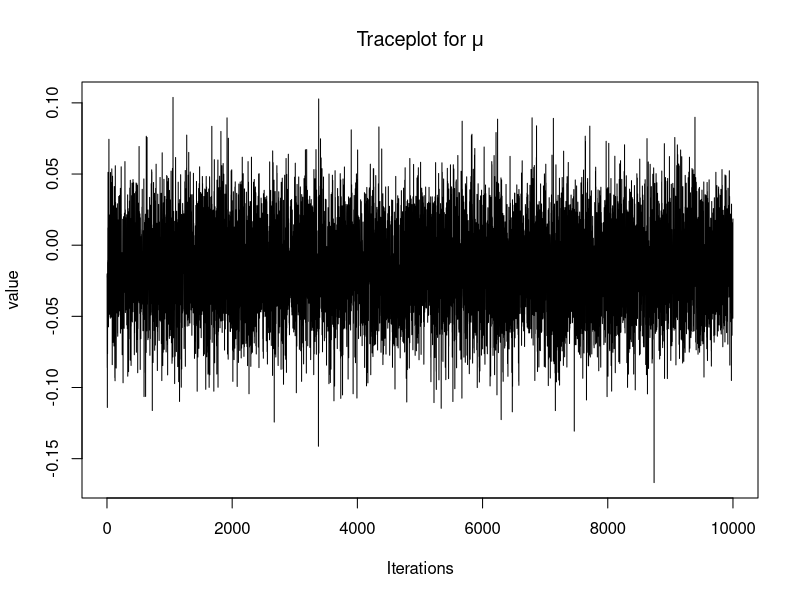
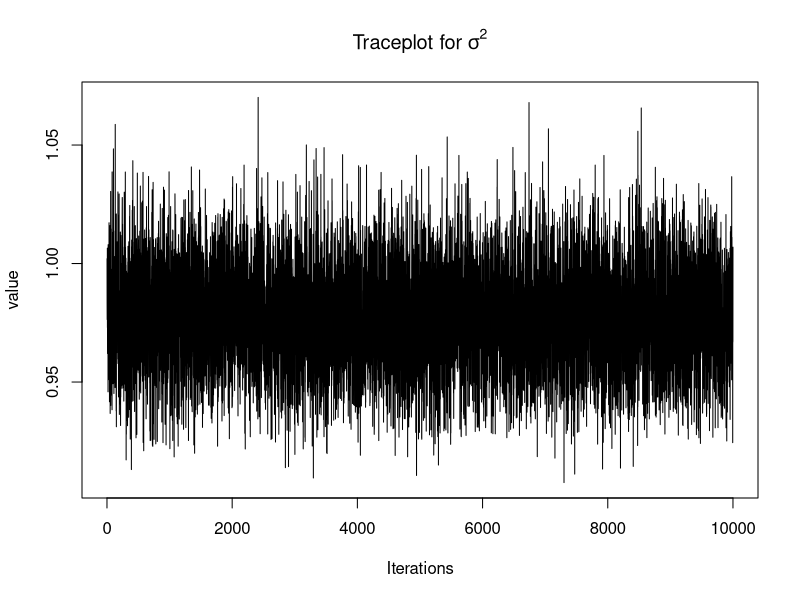
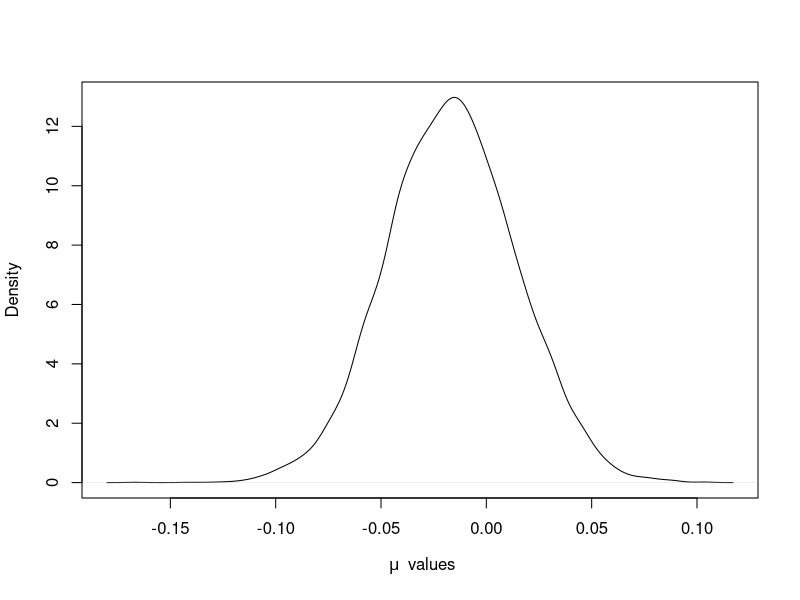
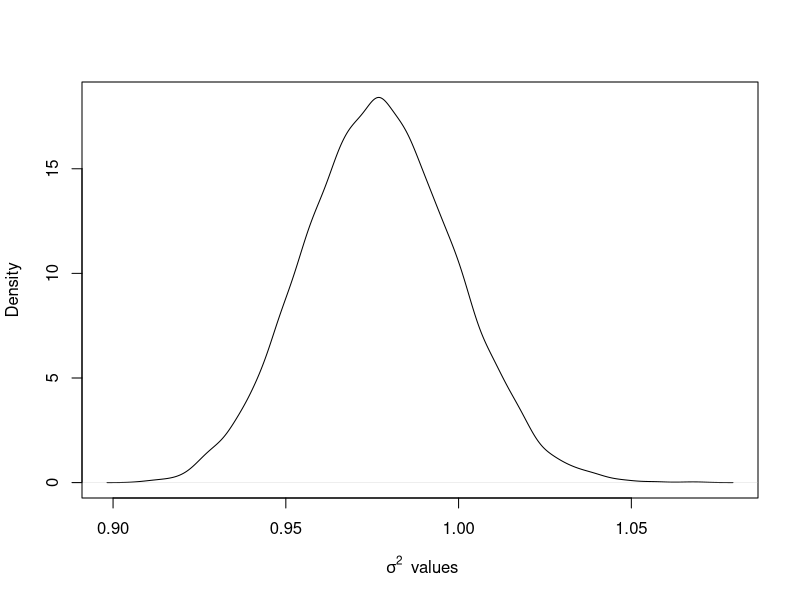
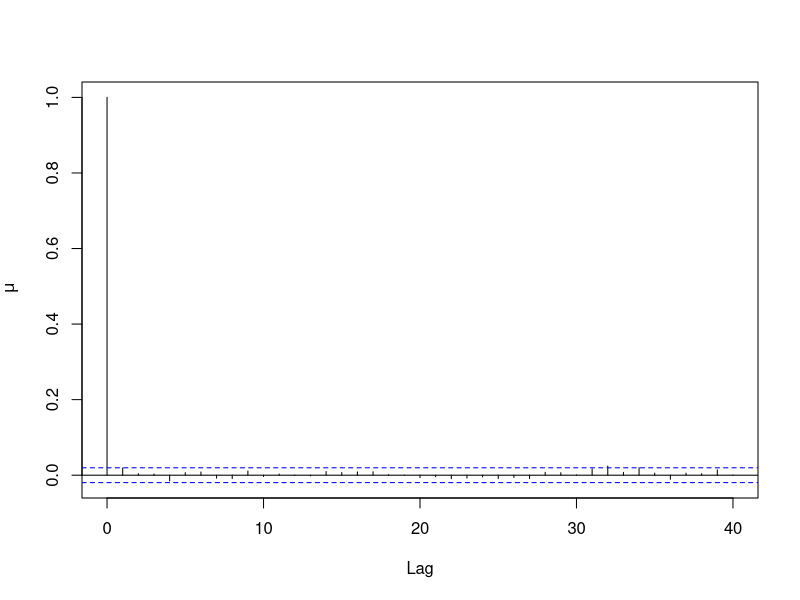
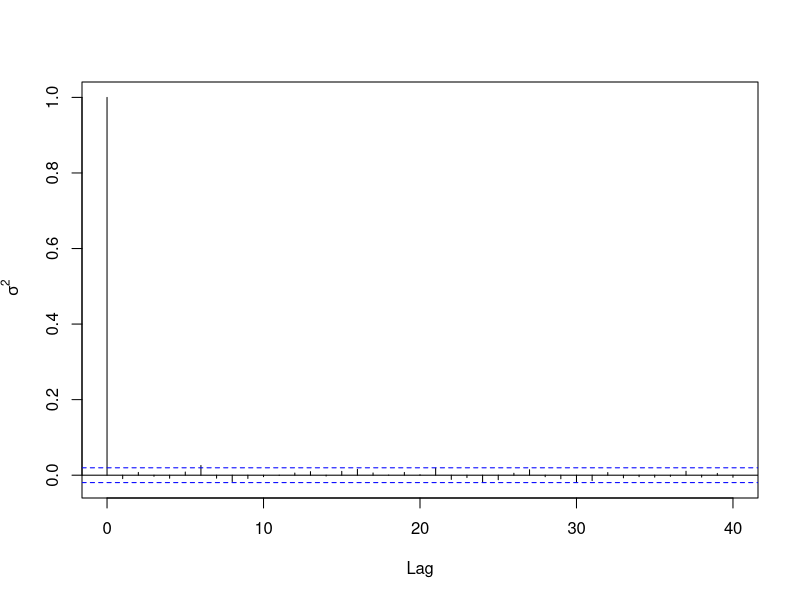

Generate these figures, in order, with R:
# Load the required libraries 
library(ggplot2)
library(coda)

# Data and prior
y = rnorm(1000)
m = 0
C = 10
v = 1
s = 1

# Initial values 
mu = 0
sigma2 = 1

# Save structures 
n_iter = 10000
mu_keep = rep(NA, n_iter)
sigma_keep = rep(NA, n_iter)

# Pre-calculations
n = length(y)
sum_y = sum(y)
vp = v + n 
vs2 = v*s^2

# Gibbs Sampler 
for (i in 1:n_iter) {
  # Sample mu 
  Cp = 1/(n/sigma2 + 1/C)
  mp = Cp*(sum_y/sigma2 + m/C)
  mu = rnorm(1,mp,sqrt(Cp))
  
  # Sample sigma 
  vpsp2 = vs2 + sum((y-mu)^2)
  sigma2 = 1/rgamma(1,vp/2,vpsp2/2)
  
  # Save the iterations 
  mu_keep[i] = mu 
  sigma_keep[i] = sqrt(sigma2)
}


# Traceplots for mu and sigma 
traceplot(as.mcmc(mu_keep), main=expression("Traceplot for"~ mu), xlab = "Iterations", ylab = "value")
traceplot(as.mcmc(sigma_keep), main=expression("Traceplot for"~ sigma^2), xlab = "Iterations", ylab = "value")

plot(density(mu_keep), main = "", xlab = expression(~ mu ~" values"))
plot(density(sigma_keep), main = "", xlab = expression(~ sigma^2 ~" values"))

acf(as.mcmc(mu_keep) , main = "", ylab = expression(~mu))
acf(as.mcmc(sigma_keep) , main = "", ylab = expression(~ sigma^2))
















